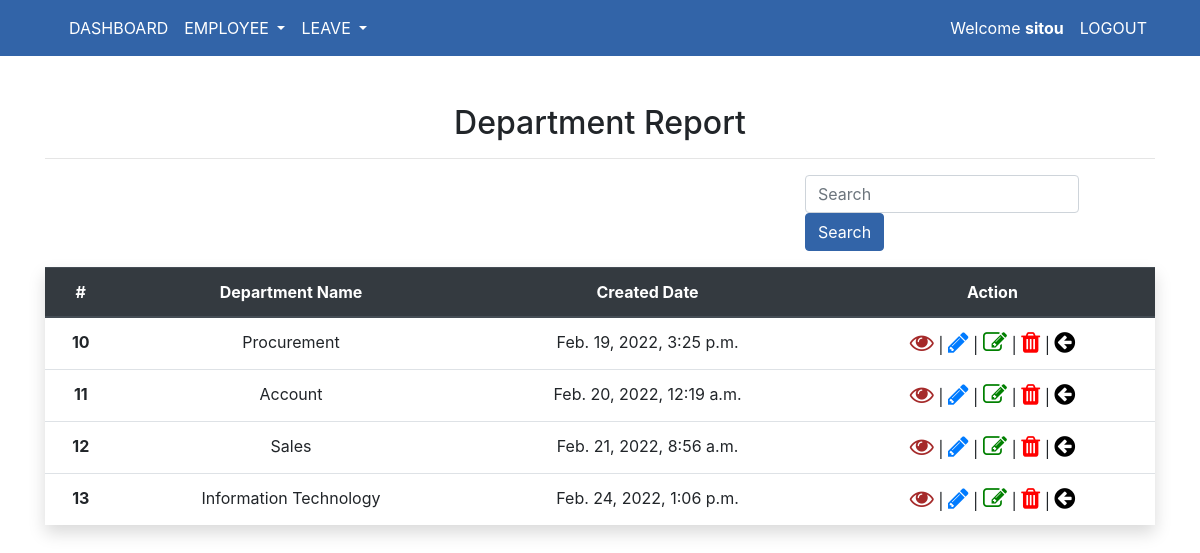
/employee/department/report/ (signed in), run on the app's committed database.
### leaves/models.py (models this page shows, shortened)
class Department(models.Model):
    dept_name = models.CharField(max_length=200)
    created_date = models.DateTimeField(auto_now_add=True)

### leaves/views.py (the view)
@ login_required(login_url='index')
def department_report(request):
    reports = Department.objects.all()
    context = {
        'reports': reports
    }
    return render(request, 'site/department_report.html', context)

### templates/site/department_report.html (shortened to what this page needs)
{% extends 'partial/base.html' %}
{% load static %}
{% block content %}
<br>
<div class="container">
    <div class="row mt-3 pt-3  justify-content-center">
        <div class="container mt-5 text-center">
            <div class="mb-3 ">
                <h2>Department Report</h2>
                <hr>
                <div class="form-group">
                    <div class="row justify-content-end">
                        <div class="col-md-4">
                            <form class="form-inline my-2 my-lg-0" action="" method="">
                                <input class="form-control mr-sm-2" type="search" placeholder="Search"
                                    aria-label="Search" name="search" autocomplete="off">
                                <button class="btn btn-outline-info custom-btn my-2 my-sm-0 text-white"
                                    type="submit">Search</button>
                            </form>
                        </div>
                    </div>
                </div>
                <div>
                    <table class="table table-hover shadow">
                        <thead class="thead-dark">
                            <tr>
                                <th scope="col">#</th>
                                <th scope="col">Department Name</th>
                                <th scope="col">Created Date</th>
                                <th scope="col">Action</th>
                            </tr>
                        </thead>
                        <tbody>
                            {% for item in reports %}
                            <tr>
                                <th scope="row">{{ item.pk }}</th>
                                <td>{{ item.dept_name }}</td>
                                <td>{{ item.created_date }}</td>
                                <td><a href="{% url 'department-detail' item.pk %}"><i class="fa fa-eye"
                                            style="font-size:24px; color:brown;">
                                        </i></a> | <a href="{% url 'create-department' %}"><i class="fa fa-pencil"
                                            style="font-size:24px; color:info;">
                                        </i></a> | <a href="{% url 'department-edit' item.pk %}"><i class="fa fa-edit"
                                            style="font-size:24px; color:green;"> </i></a> | <a
                                        href="{% url 'department-delete' item.pk %}"><i class="fa fa-trash"
                                            style="font-size:24px; color:red;"></i></a> | <a
                                        href="{% url 'dashboard' %}"><i class="fa fa-arrow-circle-left"
                                            style="font-size:24px; color:black;"></td>
                            </tr>
                            {% endfor %}
                        </tbody>
                    </table>
                </div>
            </div>
        </div>
    </div>
    {% endblock content %}

### templates/partial/navbar.html (shortened to what this page needs)
{% load static %}
<nav class="navbar navbar-expand-lg  navbar_custom fixed-top" style=>
    <div class="container">
        <div class="collapse navbar-collapse" id="navbarSupportedContent">
            {% if request.user.is_authenticated %}
            {% if user.is_superuser and user.is_staff %}
            <ul class="navbar-nav mr-auto">
                <li class="nav-item active ">
                    <a class="nav-link text-white" href="{% url 'dashboard' %}">DASHBOARD </a>
                </li>
                <li class="nav-item dropdown">
                    <a class="nav-link dropdown-toggle text-white" href="#" id="navbarDropdown" role="button"
                        data-toggle="dropdown" aria-haspopup="true" aria-expanded="false">
                        EMPLOYEE
                    </a>
                </li>
                <li class="nav-item dropdown">
                    <a class="nav-link dropdown-toggle text-white" href="#" id="navbarDropdown" role="button"
                        data-toggle="dropdown" aria-haspopup="true" aria-expanded="false">
                        LEAVE
                    </a>
                </li>
            </ul>
            <ul class="navbar-nav ml-auto">
                <li class="nav-item ">
                    <a class="nav-link text-white" href="">Welcome <strong>{{ user.username}}</strong></a>
                </li>
                <li class="nav-item ">
                    <a class="nav-link text-white" href="{% url 'logout-page' %}">LOGOUT</a>
                </li>
            </ul>
        </div>
        {% endif %}
        {% endif %}
    </div>
</nav>

### static/css/master.css (style rules this page uses)
.navbar_custom { background-color:#3264a8; }
.btn-outline-info.custom-btn { background-color: #3264a8; border-color: #3264a8; }

### data on the page
Department: pk "10", dept_name "Procurement", created_date "Feb. 19, 2022, 3:25 p.m."
Department: pk "11", dept_name "Account", created_date "Feb. 20, 2022, 12:19 a.m."
Department: pk "12", dept_name "Sales", created_date "Feb. 21, 2022, 8:56 a.m."
Department: pk "13", dept_name "Information Technology", created_date "Feb. 24, 2022, 1:06 p.m."

### other printed values
{{ user.username }} "sitou"
